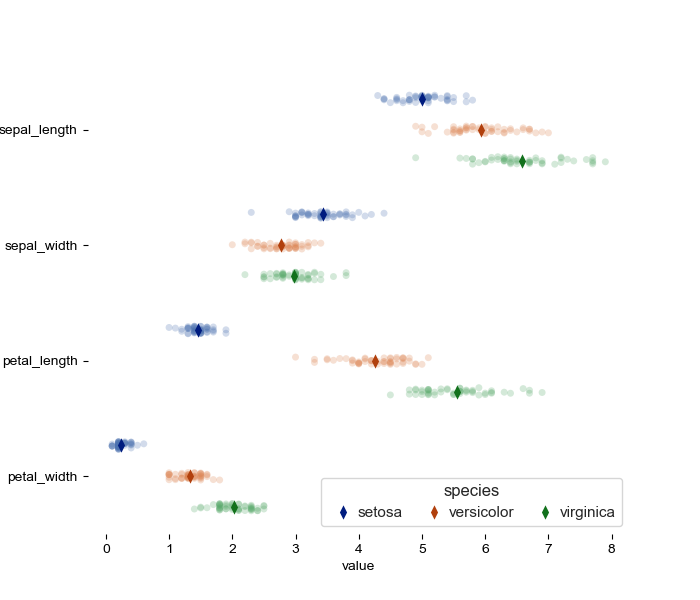

Python code for this plot:
# 引入所需库
import seaborn as sns
import matplotlib.pyplot as plt


# 设置图大小
f, ax = plt.subplots(figsize=(7, 6))
# 将主题设置为带有白色网格的风格
sns.set_theme(style="whitegrid")

# 加载示例数据集
iris = sns.load_dataset("iris")

# "Melt" the dataset to "long-form" or "tidy" representation
# 将这个数据框转换为一个新数据框，其中每个观测值都有一个唯一的measurement变量
iris = iris.melt(id_vars="species", var_name="measurement")

# 去除matplotlib绘图中的边框
sns.despine(bottom=True, left=True)

# 绘制散点图
sns.stripplot(
    data=iris, x="value", y="measurement", hue="species",
    dodge=True, alpha=.25, zorder=1, legend=False,
)

# 绘制点线图、在分组之间使用菱形标记
sns.pointplot(
    data=iris, x="value", y="measurement", hue="species",
    dodge=.8 - .8 / 3, palette="dark", errorbar=None,
    markers="d", markersize=4, linestyle="none",
)

# 将图例放在右下角、图例分为3列、显示图例的边框
sns.move_legend(
    ax, loc="lower right", ncol=3, frameon=True, columnspacing=1, handletextpad=0,
)
plt.show()
